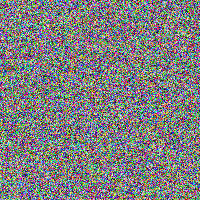
#> input picture deeptrace_backend/test_stego_noise.png, 200 x 200 px
$ python -i srm_analysis.py   (imports and definitions only)
#> lines starting #> are read from the running program, lines starting #| are printed output that depends on the picture
try:
    import cv2
    CV2_AVAILABLE = True
except ImportError:
    CV2_AVAILABLE = False

import numpy as np

# Optional scikit-learn import
# [7 lines not run here, left out]

def residual_filter(image):
    """
    Applies a basic high-pass filter (prediction error) to extract local residuals.
    This simulates the extraction of noise components common in SRM.
    """
    # Simple edge-prediction kernel
    kernel = np.array([
        [ 0, -1,  0],
        [-1,  4, -1],
        [ 0, -1,  0]
    ])

    residual = cv2.filter2D(image, -1, kernel)
    return residual

def extract_srm_features(residual):
    """
    Simulates feature extraction.
    True SRM extracts ~34k co-occurrence features. We simulate by computing
    a basic histogram distribution of the noise residuals.
    """
    hist = np.histogram(residual.flatten(), bins=256, range=(0, 256))[0]
    # Normalize
    hist_norm = hist / (np.sum(hist) + 1e-7)
    return hist_norm

def srm_score(image):
    """
    Spatial Rich Model (SRM) Feature-Based Analysis.
    Attempts to use a trained ML classifier (e.g., Random Forest) to evaluate
    extracted features. If a model is not found, it reverts to a heuristic
    anomaly estimation based on residual noise variance.
    Returns a normalized anomaly score 0-100.
    """
    try:
        # 1. Convert to grayscale if it's color
        if len(image.shape) == 3:
            gray = cv2.cvtColor(image, cv2.COLOR_RGB2GRAY)
        else:
            gray = image

        # 2. Extract residuals
        residual = residual_filter(gray)

        # 3. Extract features
        features = extract_srm_features(residual)

        # 4. Attempt ML inference (assuming model exists locally)
        model_path = "models/srm_classifier.pkl"

        try:
            model = joblib.load(model_path)
            # prediction yields probabilities: [P(Cover), P(Stego)]
            probs = model.predict_proba([features])[0]
            stego_prob = probs[1]
            return min(int(stego_prob * 100), 100)

        except Exception:
            # Fallback heuristic: High residual noise variance often implies LSB alteration
            # This is a proxy estimation for demonstration and pipeline completeness
            variance = np.var(residual)

            # Typical natural images might have certain variance ranges depending on texture
            # A completely flat heuristic isn't perfect, but we translate variance to a 0-100 scale
            # bounded arbitrarily for demonstration.
            heuristic_prob = min(variance / 2000.0, 1.0)
            score = int(heuristic_prob * 100)
            # dampen the heuristic since it's just a proxy
            return min(max(score - 20, 0), 100)

    except Exception:
        return 0

>>> import cv2
>>> picture = cv2.cvtColor(cv2.imread('../test_stego_noise.png'), cv2.COLOR_BGR2RGB)
>>> result = srm_score(picture)
#> in srm_score, `gray = cv2.cvtColor(image, cv2.COLOR_RGB2GRAY)`:
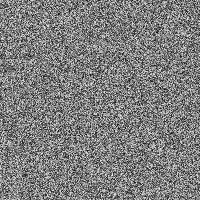
#> gray: shape (200, 200); min 3, max 252, mean 126.4
#> in residual_filter, `residual = cv2.filter2D(image, -1, kernel)`:
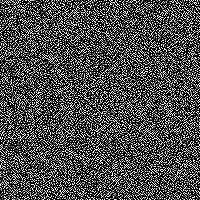
#> residual: shape (200, 200); min 0, max 255, mean 77.3
#> in extract_srm_features, `hist = np.histogram(residual.flatten(), bins=256, range=(0, 256))[0]`: hist = 256 values, max 20163 at index 0, min 27 at index 252, mean 156.2
#> in extract_srm_features, `hist_norm = hist / (np.sum(hist) + 1e-7)`: hist_norm = 256 values, max 0.504 at index 0, min 0.000675 at index 252, mean 0.00391
#> in srm_score, `features = extract_srm_features(residual)`: features has the same summary as hist_norm in extract_srm_features
#> in srm_score, `variance = np.var(residual)`: variance = 9759.2
#> in srm_score, `heuristic_prob = min(variance / 2000.0, 1.0)`: heuristic_prob = 1
#> in srm_score, `score = int(heuristic_prob * 100)`: score = 100
#> result = 80
